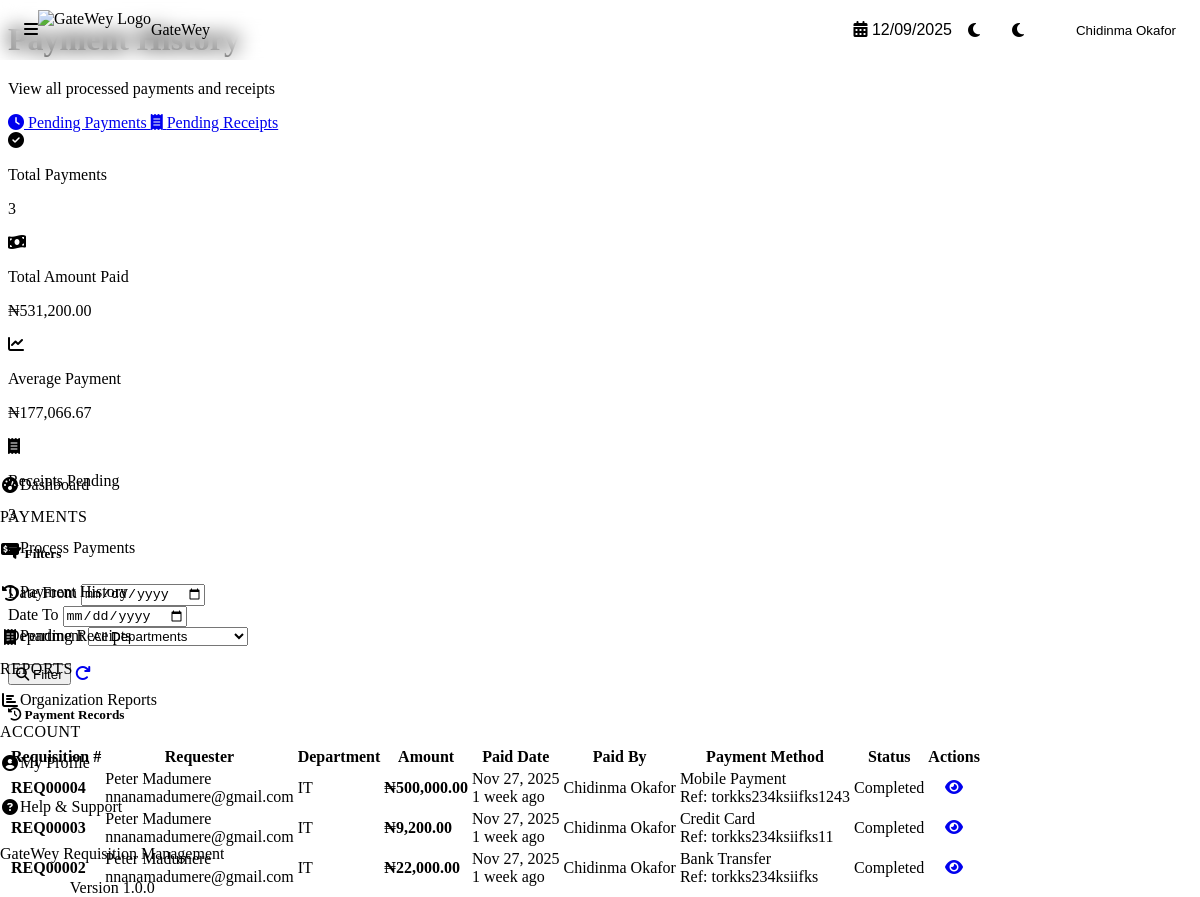
The page /finance/payment-history.php (signed in) on the database as committed earlier.
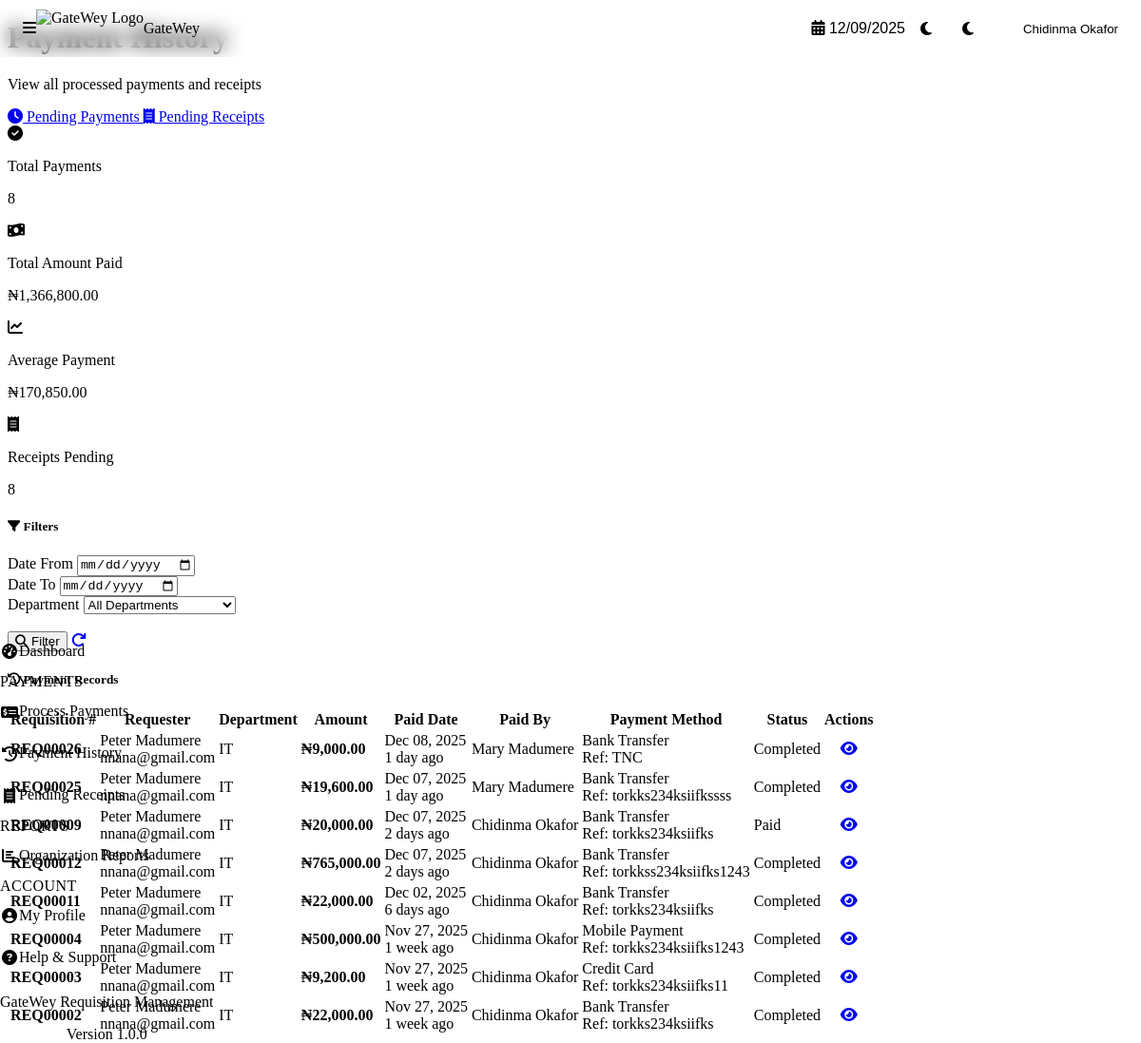
The same page on the database as committed later.
### tables this page shows
CREATE TABLE `requisitions` (
  `id` int NOT NULL,
  `requisition_number` varchar(50) NOT NULL,
  `user_id` int NOT NULL,
  `department_id` int NOT NULL,
  `purpose` text NOT NULL,
  `description` text COMMENT 'Additional information or notes about the requisition',
  `total_amount` decimal(15,2) NOT NULL,
  `status` enum('draft','pending_line_manager','pending_md','pending_finance_manager','approved_for_payment','paid','completed','rejected','cancelled') NOT NULL DEFAULT 'draft',
  `current_approver_id` int DEFAULT NULL,
  `rejection_reason` text,
  `rejected_by_id` int DEFAULT NULL,
  `rejected_at` timestamp NULL DEFAULT NULL,
  `payment_date` timestamp NULL DEFAULT NULL,
  `payment_method` varchar(50) DEFAULT NULL,
  `payment_reference` varchar(100) DEFAULT NULL,
  `payment_notes` text,
  `receipt_uploaded` tinyint(1) DEFAULT '0',
  `receipt_uploaded_at` timestamp NULL DEFAULT NULL,
  `is_draft` tinyint(1) DEFAULT '0',
  `created_at` timestamp NOT NULL DEFAULT CURRENT_TIMESTAMP,
  `updated_at` timestamp NOT NULL DEFAULT CURRENT_TIMESTAMP ON UPDATE CURRENT_TIMESTAMP,
  `submitted_at` timestamp NULL DEFAULT NULL,
  `paid_by` int DEFAULT NULL,
  `receipt_file_path` varchar(500) DEFAULT NULL,
  `receipt_file_name` varchar(255) DEFAULT NULL,
  `receipt_notes` text
);

CREATE TABLE `users` (
  `id` int NOT NULL,
  `role_id` int NOT NULL,
  `department_id` int DEFAULT NULL,
  `first_name` varchar(50) NOT NULL,
  `last_name` varchar(50) NOT NULL,
  `email` varchar(100) NOT NULL,
  `password_hash` varchar(255) NOT NULL,
  `phone` varchar(20) DEFAULT NULL,
  `is_active` tinyint(1) DEFAULT '1',
  `last_login` timestamp NULL DEFAULT NULL,
  `created_at` timestamp NOT NULL DEFAULT CURRENT_TIMESTAMP,
  `updated_at` timestamp NOT NULL DEFAULT CURRENT_TIMESTAMP ON UPDATE CURRENT_TIMESTAMP
);

CREATE TABLE `departments` (
  `id` int NOT NULL,
  `department_name` varchar(100) NOT NULL,
  `department_code` varchar(20) NOT NULL,
  `description` text,
  `budget` decimal(15,2) DEFAULT '0.00',
  `is_active` tinyint(1) DEFAULT '1',
  `created_at` timestamp NOT NULL DEFAULT CURRENT_TIMESTAMP,
  `updated_at` timestamp NOT NULL DEFAULT CURRENT_TIMESTAMP ON UPDATE CURRENT_TIMESTAMP
);

### config/config.php (called while the page is built, shortened)
<?php
require_once CONFIG_PATH . '/database.php';
require_once CONFIG_PATH . '/constants.php';
spl_autoload_register(function($class) {
    $file = CLASSES_PATH . '/' . $class . '.php';
});

### config/database.php (called while the page is built, shortened)
<?php
class Database {
    private static $instance = null;
    private $connection = null;
    private function __construct() {
        try {
            $dsn = DB_DSN;
            $options = [
                PDO::ATTR_ERRMODE            => PDO::ERRMODE_EXCEPTION,
                PDO::ATTR_DEFAULT_FETCH_MODE => PDO::FETCH_ASSOC,
                PDO::ATTR_EMULATE_PREPARES   => false,
                PDO::ATTR_PERSISTENT         => DB_PERSISTENT,
                PDO::MYSQL_ATTR_INIT_COMMAND => "SET NAMES " . DB_CHARSET
            ];
            $this->connection = new PDO($dsn, DB_USER, DB_PASS, $options);
        } catch (PDOException $e) {
            error_log("Database Connection Error: " . $e->getMessage());
            if (defined('APP_ENV') && APP_ENV === 'development' && APP_DEBUG) {
                die("Database Connection Failed: " . $e->getMessage());
            } else {
                die("A database error occurred. Please contact the administrator.");
            }
        }
    }
    public static function getInstance() {
        if (self::$instance === null) {
            self::$instance = new self();
        }
        return self::$instance;
    }
    public function execute($sql, $params = []) {
        try {
            $stmt = $this->connection->prepare($sql);
            $stmt->execute($params);
            return $stmt;
        } catch (PDOException $e) {
            error_log("Query Execution Error: " . $e->getMessage() . " | SQL: " . $sql);
            throw $e;
        }
    }
    public function fetchOne($sql, $params = []) {
        $stmt = $this->execute($sql, $params);
        return $stmt->fetch();
    }
    public function fetchAll($sql, $params = []) {
        $stmt = $this->execute($sql, $params);
        return $stmt->fetchAll();
    }
}

### classes/Payment.php (called while the page is built, shortened)
<?php
class Payment {
    private $db;
    public function __construct() {
        $this->db = Database::getInstance();
    }
    public function getPaymentHistory($filters = [], $page = 1, $perPage = 15) {
        try {
            $where = ["r.status IN (?, ?)"];
            $params = [STATUS_PAID, STATUS_COMPLETED];
            $offset = ($page - 1) * $perPage;
            $countSql = "SELECT COUNT(*) as total
                        FROM requisitions r
                        WHERE " . implode(' AND ', $where);
            $totalResult = $this->db->fetchOne($countSql, $params);
            $totalRecords = $totalResult['total'];
            $sql = "SELECT r.*,
                           u.first_name as requester_first_name,
                           u.last_name as requester_last_name,
                           u.email as requester_email,
                           d.department_name,
                           d.department_code,
                           payer.first_name as paid_by_first_name,
                           payer.last_name as paid_by_last_name
                    FROM requisitions r
                    JOIN users u ON r.user_id = u.id
                    LEFT JOIN departments d ON r.department_id = d.id
                    LEFT JOIN users payer ON r.paid_by = payer.id
                    WHERE " . implode(' AND ', $where) . "
                    ORDER BY r.payment_date DESC
                    LIMIT ? OFFSET ?";
            $params[] = $perPage;
            $params[] = $offset;
            $records = $this->db->fetchAll($sql, $params);
            return [
                'records' => $records,
                'total' => $totalRecords,
                'page' => $page,
                'per_page' => $perPage,
                'total_pages' => ceil($totalRecords / $perPage)
            ];
        } catch (Exception $e) {
            error_log("Get payment history error: " . $e->getMessage());
            return [
                'records' => [],
                'total' => 0,
                'page' => 1,
                'per_page' => $perPage,
                'total_pages' => 0
            ];
        }
    }
public function getPaymentStatistics($filters = []) {
    try {
        $sql = "SELECT
                    COUNT(*) as paid_count,
                    COUNT(*) as total_payments,
                    COALESCE(SUM(total_amount), 0) as total_amount,
                    COALESCE(AVG(total_amount), 0) as average_amount
                FROM requisitions
                WHERE status IN (?, ?)";
        $params = [STATUS_PAID, STATUS_COMPLETED];
        $result = $this->db->fetchOne($sql, $params);
        return [
            'paid_count' => (int)$result['paid_count'],
            'total_payments' => (int)$result['total_payments'],
            'total_amount' => (float)$result['total_amount'],
            'average_amount' => (float)$result['average_amount']
        ];
    } catch (Exception $e) {
        error_log("Get payment statistics error: " . $e->getMessage());
        return [
            'paid_count' => 0,
            'total_payments' => 0,
            'total_amount' => 0,
            'average_amount' => 0
        ];
    }
}
}

### classes/Sanitizer.php (called while the page is built, shortened)
<?php
class Sanitizer {
    public static function string($input) {
        return htmlspecialchars(strip_tags(trim($input)), ENT_QUOTES, 'UTF-8');
    }
    public static function int($input) {
        return filter_var($input, FILTER_SANITIZE_NUMBER_INT);
    }
}

### finance/payment-history.php (the view, shortened to what the changed rows need)
<?php
require_once __DIR__ . '/../config/config.php';
$payment = new Payment();
$filters = [
    'date_from' => Sanitizer::string($_GET['date_from'] ?? ''),
    'date_to' => Sanitizer::string($_GET['date_to'] ?? ''),
    'department_id' => Sanitizer::int($_GET['department_id'] ?? 0)
];
$page = Sanitizer::int($_GET['page'] ?? 1);
$page = max(1, $page);
$history = $payment->getPaymentHistory($filters, $page, 15);
$stats = $payment->getPaymentStatistics($filters);
?>
<?php include __DIR__ . '/../includes/header.php'; ?>
<div class="content-header">
    <div class="d-flex justify-content-between align-items-center mb-4">
        <div>
            <h1 class="content-title">Payment History</h1>
        </div>
    </div>
</div>
<div class="stats-grid">
    <div class="stat-card">
        <div class="stat-content">
            <p class="stat-label">Total Payments</p>
            <p class="stat-value"><?php echo number_format($stats['total_payments'] ?? 0); ?></p>
        </div>
    </div>
    <div class="stat-card">
        <div class="stat-content">
            <p class="stat-label">Total Amount Paid</p>
            <p class="stat-value">₦<?php echo number_format((float)$stats['total_amount'], 2 ?? 0); ?></p>
        </div>
    </div>
    <div class="stat-card">
        <div class="stat-content">
            <p class="stat-label">Average Payment</p>
            <p class="stat-value">₦<?php echo number_format((float)$stats['average_amount'], 2 ?? 0); ?></p>
        </div>
    </div>
    <div class="stat-card">
        <div class="stat-content">
            <p class="stat-label">Receipts Pending</p>
            <p class="stat-value"><?php echo number_format($stats['paid_count'] ?? 0); ?></p>
        </div>
    </div>
</div>
<div class="card mt-4">
    <div class="card-body">
        <?php if (empty($history['records'])): ?>
            <div class="empty-state">
                <div class="empty-state-icon">
                    <i class="fas fa-history"></i>
                </div>
                <h3 class="empty-state-title">No Payment Records</h3>
                <p class="empty-state-text">No payments found matching your criteria.</p>
                <a href="payment-history.php" class="btn btn-ghost mt-3">
                    <i class="fas fa-redo"></i> Clear Filters
                </a>
            </div>
        <?php else: ?>
            <div class="table-responsive">
                <table class="table">
                    <thead>
                        <tr>
                            <th>Requisition #</th>
                            <th>Requester</th>
                            <th>Department</th>
                            <th>Amount</th>
                            <th>Paid Date</th>
                            <th>Paid By</th>
                            <th>Payment Method</th>
                            <th>Status</th>
                            <th class="text-center">Actions</th>
                        </tr>
                    </thead>
                    <tbody>
                        <?php foreach ($history['records'] as $record): ?>
                            <tr>
                                <td>
                                    <strong class="text-primary">
                                        <?php echo htmlspecialchars($record['requisition_number']); ?>
                                    </strong>
                                </td>
                                <td>
                                    <div><?php echo htmlspecialchars($record['requester_first_name'] . ' ' . $record['requester_last_name']); ?></div>
                                    <div class="text-muted small"><?php echo htmlspecialchars($record['requester_email']); ?></div>
                                </td>
                                <td>
                                    <?php if ($record['department_name']): ?>
                                        <span class="badge badge-outline-secondary">
                                            <?php echo htmlspecialchars($record['department_code']); ?>
                                        </span>
                                    <?php else: ?>
                                        <span class="text-muted">N/A</span>
                                    <?php endif; ?>
                                </td>
                                <td>
                                    <strong class="text-success">₦<?php echo number_format((float)$record['total_amount'], 2); ?>
                                    </strong>
                                </td>
                                <td>
                                    <div><?php echo format_date($record['payment_date']); ?></div>
                                    <div class="text-muted small"><?php echo get_relative_time($record['payment_date']); ?></div>
                                </td>
                                <td>
                                    <div><?php echo htmlspecialchars($record['paid_by_first_name'] . ' ' . $record['paid_by_last_name']); ?></div>
                                </td>
                                <td>
                                    <span class="badge badge-outline-info">
                                        <?php echo htmlspecialchars($record['payment_method'] ?? 'N/A'); ?>
                                    </span>
                                    <?php if ($record['payment_reference']): ?>
                                        <div class="text-muted small">
                                            Ref: <?php echo htmlspecialchars($record['payment_reference']); ?>
                                        </div>
                                    <?php endif; ?>
                                </td>
                                <td>
                                    <?php echo get_status_badge($record['status']); ?>
                                </td>
                                <td class="text-center">
                                    <div class="table-actions">
                                        <a href="../requisitions/view.php?id=<?php echo $record['id']; ?>"
                                           class="btn btn-sm btn-ghost"
                                           title="View Details">
                                            <i class="fas fa-eye"></i>
                                        </a>
                                    </div>
                                </td>
                            </tr>
                        <?php endforeach; ?>
                    </tbody>
                </table>
            </div>
        <?php endif; ?>
    </div>
</div>
<?php include __DIR__ . '/../includes/footer.php'; ?>

### config/constants.php (shortened to what the changed rows need)
<?php
function get_status_name($status) {
    $statuses = STATUS_NAMES;
    return $statuses[$status] ?? ucfirst(str_replace('_', ' ', $status));
}
function get_status_color($status) {
    $colors = STATUS_COLORS;
    return $colors[$status] ?? 'secondary';
}
function format_date($date, $format = DISPLAY_DATE_FORMAT) {
    try {
        $dateTime = new DateTime($date);
        return $dateTime->format($format);
    } catch (Exception $e) {
        return 'Invalid Date';
    }
}
function get_relative_time($datetime) {
    try {
        $time = strtotime($datetime);
        $diff = time() - $time;
        if ($diff < 60) {
            return 'just now';
        } elseif ($diff < 3600) {
            $mins = floor($diff / 60);
            return $mins . ' minute' . ($mins > 1 ? 's' : '') . ' ago';
        } elseif ($diff < 86400) {
            $hours = floor($diff / 3600);
            return $hours . ' hour' . ($hours > 1 ? 's' : '') . ' ago';
        } elseif ($diff < 604800) {
            $days = floor($diff / 86400);
            return $days . ' day' . ($days > 1 ? 's' : '') . ' ago';
        } elseif ($diff < 2592000) {
            $weeks = floor($diff / 604800);
            return $weeks . ' week' . ($weeks > 1 ? 's' : '') . ' ago';
        } else {
            return format_date($datetime);
        }
    } catch (Exception $e) {
        return 'Unknown';
    }
}
function get_status_badge($status) {
    $name = get_status_name($status);
    $color = get_status_color($status);
    return '<span class="badge badge-' . $color . '">' . htmlspecialchars($name) . '</span>';
}

Rows that differ between the two databases and show on the page:
added requisitions: requisition_number "REQ00026", user.last_name "Peter Madumere", user.email "nnana@gmail.com", department.department_code "IT", total_amount "9,000.00", payment_date "Dec 08, 2025", payment_date "1 day ago", paid_by.last_name "Mary Madumere", payment_method "Bank Transfer", payment_reference "TNC", status "Completed"
added requisitions: requisition_number "REQ00025", user.last_name "Peter Madumere", user.email "nnana@gmail.com", department.department_code "IT", total_amount "19,600.00", payment_date "Dec 07, 2025", payment_date "1 day ago", paid_by.last_name "Mary Madumere", payment_method "Bank Transfer", payment_reference "torkks234ksiifkssss", status "Completed"
added requisitions: requisition_number "REQ00009", user.last_name "Peter Madumere", user.email "nnana@gmail.com", department.department_code "IT", total_amount "20,000.00", payment_date "Dec 07, 2025", payment_date "2 days ago", paid_by.last_name "Chidinma Okafor", payment_method "Bank Transfer", payment_reference "torkks234ksiifks", status "Paid"
added requisitions: requisition_number "REQ00012", user.last_name "Peter Madumere", user.email "nnana@gmail.com", department.department_code "IT", total_amount "765,000.00", payment_date "Dec 07, 2025", payment_date "2 days ago", paid_by.last_name "Chidinma Okafor", payment_method "Bank Transfer", payment_reference "torkkss234ksiifks1243", status "Completed"
added requisitions: requisition_number "REQ00011", user.last_name "Peter Madumere", user.email "nnana@gmail.com", department.department_code "IT", total_amount "22,000.00", payment_date "Dec 02, 2025", payment_date "6 days ago", paid_by.last_name "Chidinma Okafor", payment_method "Bank Transfer", payment_reference "torkks234ksiifks", status "Completed"
changed through a linked row, requisitions "REQ00004": user.email "nnanamadumere@gmail.com" → "nnana@gmail.com"
changed through a linked row, requisitions "REQ00003": user.email "nnanamadumere@gmail.com" → "nnana@gmail.com"
changed through a linked row, requisitions "REQ00002": user.email "nnanamadumere@gmail.com" → "nnana@gmail.com"
Other text that changed with them:
$stats['total_payments']: "3" → "8"
$stats['total_amount']: "531,200.00" → "1,366,800.00"
$stats['average_amount']: "177,066.67" → "170,850.00"
$stats['paid_count']: "3" → "8"
